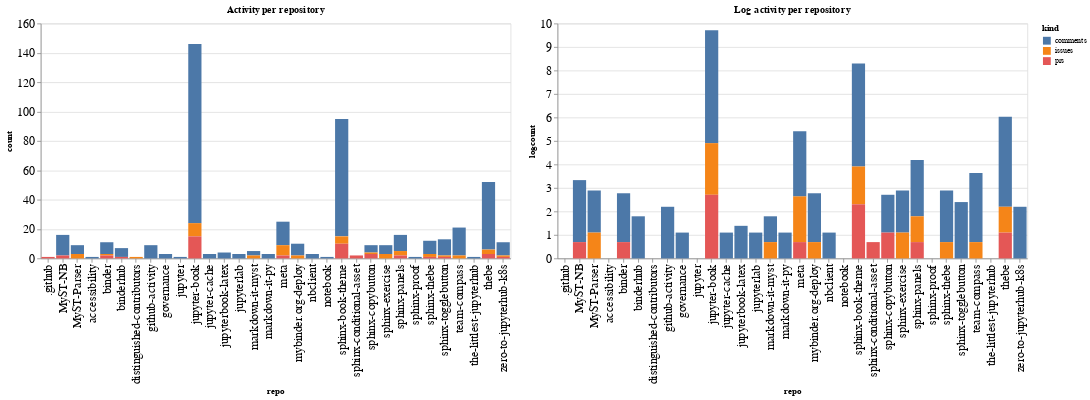

Source (notebook cell):
### Code cell
ch1 = alt.Chart(repo_summaries, width=600, title="Activity per repository").mark_bar().encode(
    x='repo',
    y='count',
    color='kind',
    tooltip="kind"
)

ch2 = alt.Chart(repo_summaries, width=600, title="Log activity per repository").mark_bar().encode(
    x='repo',
    y='logcount',
    color='kind',
    tooltip="kind"
)

ch1 | ch2

### Figure 1 — Vega-Lite specification as saved in the notebook (floating-point values rounded to 4 significant figures)
{"config": {"axisLeft": {"labelFontSize": 15}, "axisBottom": {"labelFontSize": 15}}, "hconcat": [{"mark": "bar", "encoding": {"color": {"type": "nominal", "field": "kind"}, "tooltip": {"type": "nominal", "field": "kind"}, "x": {"type": "nominal", "field": "repo"}, "y": {"type": "quantitative", "field": "count"}}, "title": "Activity per repository", "width": 600}, {"mark": "bar", "encoding": {"color": {"type": "nominal", "field": "kind"}, "tooltip": {"type": "nominal", "field": "kind"}, "x": {"type": "nominal", "field": "repo"}, "y": {"type": "quantitative", "field": "logcount"}}, "title": "Log activity per repository", "width": 600}], "data": {"name": "data-d746c408287ee1d5445a33f7f8dbfdf3"}, "$schema": "https://vega.github.io/schema/vega-lite/v4.8.1.json", "datasets": {"data-d746c408287ee1d5445a33f7f8dbfdf3": [{"repo": ".github", "kind": "prs", "count": 1, "logcount": 0.0}, {"repo": "MyST-NB", "kind": "comments", "count": 14, "logcount": 2.639}, {"repo": "MyST-NB", "kind": "prs", "count": 2, "logcount": 0.6931}, {"repo": "MyST-Parser", "kind": "comments", "count": 6, "logcount": 1.792}, {"repo": "MyST-Parser", "kind": "issues", "count": 3, "logcount": 1.099}, {"repo": "accessibility", "kind": "comments", "count": 1, "logcount": 0.0}, {"repo": "binder", "kind": "comments", "count": 8, "logcount": 2.079}, {"repo": "binder", "kind": "issues", "count": 1, "logcount": 0.0}, {"repo": "binder", "kind": "prs", "count": 2, "logcount": 0.6931}, {"repo": "binderhub", "kind": "comments", "count": 6, "logcount": 1.792}, {"repo": "binderhub", "kind": "prs", "count": 1, "logcount": 0.0}, {"repo": "distinguished-contributors", "kind": "issues", "count": 1, "logcount": 0.0}, {"repo": "github-activity", "kind": "comments", "count": 9, "logcount": 2.197}, {"repo": "governance", "kind": "comments", "count": 3, "logcount": 1.099}, {"repo": "jupyter", "kind": "comments", "count": 1, "logcount": 0.0}, {"repo": "jupyter-book", "kind": "comments", "count": 122, "logcount": 4.804}, {"repo": "jupyter-book", "kind": "issues", "count": 9, "logcount": 2.197}, {"repo": "jupyter-book", "kind": "prs", "count": 15, "logcount": 2.708}, {"repo": "jupyter-cache", "kind": "comments", "count": 3, "logcount": 1.099}, {"repo": "jupyterbook-latex", "kind": "comments", "count": 4, "logcount": 1.386}, {"repo": "jupyterlab", "kind": "comments", "count": 3, "logcount": 1.099}, {"repo": "markdown-it-myst", "kind": "comments", "count": 3, "logcount": 1.099}, {"repo": "markdown-it-myst", "kind": "issues", "count": 2, "logcount": 0.6931}, {"repo": "markdown-it-py", "kind": "comments", "count": 3, "logcount": 1.099}, {"repo": "meta", "kind": "comments", "count": 16, "logcount": 2.773}, {"repo": "meta", "kind": "issues", "count": 7, "logcount": 1.946}, {"repo": "meta", "kind": "prs", "count": 2, "logcount": 0.6931}, {"repo": "mybinder.org-deploy", "kind": "comments", "count": 8, "logcount": 2.079}, {"repo": "mybinder.org-deploy", "kind": "issues", "count": 2, "logcount": 0.6931}, {"repo": "nbclient", "kind": "comments", "count": 3, "logcount": 1.099}, {"repo": "notebook", "kind": "comments", "count": 1, "logcount": 0.0}, {"repo": "sphinx-book-theme", "kind": "comments", "count": 80, "logcount": 4.382}, {"repo": "sphinx-book-theme", "kind": "issues", "count": 5, "logcount": 1.609}, {"repo": "sphinx-book-theme", "kind": "prs", "count": 10, "logcount": 2.303}, {"repo": "sphinx-conditional-asset", "kind": "prs", "count": 2, "logcount": 0.6931}, {"repo": "sphinx-copybutton", "kind": "comments", "count": 5, "logcount": 1.609}, {"repo": "sphinx-copybutton", "kind": "issues", "count": 1, "logcount": 0.0}, {"repo": "sphinx-copybutton", "kind": "prs", "count": 3, "logcount": 1.099}, {"repo": "sphinx-exercise", "kind": "comments", "count": 6, "logcount": 1.792}, {"repo": "sphinx-exercise", "kind": "issues", "count": 3, "logcount": 1.099}, {"repo": "sphinx-panels", "kind": "comments", "count": 11, "logcount": 2.398}, {"repo": "sphinx-panels", "kind": "issues", "count": 3, "logcount": 1.099}, {"repo": "sphinx-panels", "kind": "prs", "count": 2, "logcount": 0.6931}, {"repo": "sphinx-proof", "kind": "comments", "count": 1, "logcount": 0.0}, {"repo": "sphinx-thebe", "kind": "comments", "count": 9, "logcount": 2.197}, {"repo": "sphinx-thebe", "kind": "issues", "count": 2, "logcount": 0.6931}, {"repo": "sphinx-thebe", "kind": "prs", "count": 1, "logcount": 0.0}, {"repo": "sphinx-togglebutton", "kind": "comments", "count": 11, "logcount": 2.398}, {"repo": "sphinx-togglebutton", "kind": "issues", "count": 1, "logcount": 0.0}, {"repo": "sphinx-togglebutton", "kind": "prs", "count": 1, "logcount": 0.0}, {"repo": "team-compass", "kind": "comments", "count": 19, "logcount": 2.944}, {"repo": "team-compass", "kind": "issues", "count": 2, "logcount": 0.6931}, {"repo": "the-littlest-jupyterhub", "kind": "comments", "count": 1, "logcount": 0.0}, {"repo": "thebe", "kind": "comments", "count": 46, "logcount": 3.829}, {"repo": "thebe", "kind": "issues", "count": 3, "logcount": 1.099}, {"repo": "thebe", "kind": "prs", "count": 3, "logcount": 1.099}, {"repo": "zero-to-jupyterhub-k8s", "kind": "comments", "count": 9, "logcount": 2.197}, {"repo": "zero-to-jupyterhub-k8s", "kind": "issues", "count": 1, "logcount": 0.0}, {"repo": "zero-to-jupyterhub-k8s", "kind": "prs", "count": 1, "logcount": 0.0}]}}
